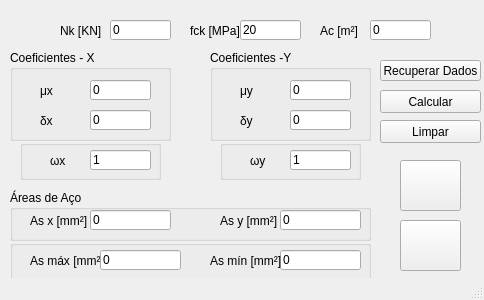
<?xml version="1.0" encoding="UTF-8"?>
<ui version="4.0">
 <class>MainWindow</class>
 <widget class="QMainWindow" name="MainWindow">
  <property name="geometry">
   <rect>
    <x>0</x>
    <y>0</y>
    <width>484</width>
    <height>300</height>
   </rect>
  </property>
  <property name="windowTitle">
   <string>MainWindow</string>
  </property>
  <widget class="QWidget" name="centralwidget">
   <widget class="QGroupBox" name="groupBox">
    <property name="geometry">
     <rect>
      <x>10</x>
      <y>50</y>
      <width>161</width>
      <height>91</height>
     </rect>
    </property>
    <property name="title">
     <string>Coeficientes - X</string>
    </property>
    <widget class="QLabel" name="label_2">
     <property name="geometry">
      <rect>
       <x>30</x>
       <y>30</y>
       <width>21</width>
       <height>21</height>
      </rect>
     </property>
     <property name="text">
      <string>μx</string>
     </property>
    </widget>
    <widget class="QLineEdit" name="lineEdit_2">
     <property name="geometry">
      <rect>
       <x>80</x>
       <y>30</y>
       <width>61</width>
       <height>20</height>
      </rect>
     </property>
     <property name="text">
      <string>0</string>
     </property>
    </widget>
    <widget class="QLabel" name="label_3">
     <property name="geometry">
      <rect>
       <x>30</x>
       <y>60</y>
       <width>31</width>
       <height>21</height>
      </rect>
     </property>
     <property name="text">
      <string>δx</string>
     </property>
    </widget>
    <widget class="QLineEdit" name="lineEdit_3">
     <property name="geometry">
      <rect>
       <x>80</x>
       <y>60</y>
       <width>61</width>
       <height>20</height>
      </rect>
     </property>
     <property name="text">
      <string>0</string>
     </property>
    </widget>
   </widget>
   <widget class="QGroupBox" name="groupBox_2">
    <property name="geometry">
     <rect>
      <x>20</x>
      <y>140</y>
      <width>141</width>
      <height>40</height>
     </rect>
    </property>
    <property name="title">
     <string/>
    </property>
    <widget class="QLineEdit" name="lineEdit_4">
     <property name="geometry">
      <rect>
       <x>70</x>
       <y>10</y>
       <width>61</width>
       <height>20</height>
      </rect>
     </property>
     <property name="text">
      <string>1</string>
     </property>
    </widget>
    <widget class="QLabel" name="label_4">
     <property name="geometry">
      <rect>
       <x>30</x>
       <y>10</y>
       <width>31</width>
       <height>21</height>
      </rect>
     </property>
     <property name="text">
      <string>ωx</string>
     </property>
    </widget>
   </widget>
   <widget class="QGroupBox" name="groupBox_3">
    <property name="geometry">
     <rect>
      <x>210</x>
      <y>50</y>
      <width>161</width>
      <height>91</height>
     </rect>
    </property>
    <property name="title">
     <string>Coeficientes -Y</string>
    </property>
    <widget class="QLabel" name="label_5">
     <property name="geometry">
      <rect>
       <x>30</x>
       <y>30</y>
       <width>21</width>
       <height>21</height>
      </rect>
     </property>
     <property name="text">
      <string>μy</string>
     </property>
    </widget>
    <widget class="QLineEdit" name="lineEdit_5">
     <property name="geometry">
      <rect>
       <x>80</x>
       <y>30</y>
       <width>61</width>
       <height>20</height>
      </rect>
     </property>
     <property name="text">
      <string>0</string>
     </property>
    </widget>
    <widget class="QLabel" name="label_6">
     <property name="geometry">
      <rect>
       <x>30</x>
       <y>60</y>
       <width>21</width>
       <height>21</height>
      </rect>
     </property>
     <property name="text">
      <string>δy</string>
     </property>
    </widget>
    <widget class="QLineEdit" name="lineEdit_6">
     <property name="geometry">
      <rect>
       <x>80</x>
       <y>60</y>
       <width>61</width>
       <height>20</height>
      </rect>
     </property>
     <property name="text">
      <string>0</string>
     </property>
    </widget>
   </widget>
   <widget class="QGroupBox" name="groupBox_4">
    <property name="geometry">
     <rect>
      <x>220</x>
      <y>140</y>
      <width>141</width>
      <height>40</height>
     </rect>
    </property>
    <property name="title">
     <string/>
    </property>
    <widget class="QLineEdit" name="lineEdit_7">
     <property name="geometry">
      <rect>
       <x>70</x>
       <y>10</y>
       <width>61</width>
       <height>20</height>
      </rect>
     </property>
     <property name="text">
      <string>1</string>
     </property>
    </widget>
    <widget class="QLabel" name="label_7">
     <property name="geometry">
      <rect>
       <x>30</x>
       <y>10</y>
       <width>31</width>
       <height>21</height>
      </rect>
     </property>
     <property name="text">
      <string>ωy</string>
     </property>
    </widget>
   </widget>
   <widget class="QPushButton" name="pushButton">
    <property name="geometry">
     <rect>
      <x>380</x>
      <y>60</y>
      <width>101</width>
      <height>21</height>
     </rect>
    </property>
    <property name="text">
     <string>Recuperar Dados</string>
    </property>
   </widget>
   <widget class="QPushButton" name="pushButton_2">
    <property name="geometry">
     <rect>
      <x>380</x>
      <y>90</y>
      <width>101</width>
      <height>23</height>
     </rect>
    </property>
    <property name="text">
     <string>Calcular</string>
    </property>
   </widget>
   <widget class="QGroupBox" name="groupBox_5">
    <property name="geometry">
     <rect>
      <x>10</x>
      <y>190</y>
      <width>361</width>
      <height>51</height>
     </rect>
    </property>
    <property name="title">
     <string>Áreas de Aço</string>
    </property>
    <widget class="QLabel" name="label_8">
     <property name="geometry">
      <rect>
       <x>20</x>
       <y>20</y>
       <width>61</width>
       <height>21</height>
      </rect>
     </property>
     <property name="text">
      <string>As x [mm²]</string>
     </property>
    </widget>
    <widget class="QLineEdit" name="lineEdit_8">
     <property name="geometry">
      <rect>
       <x>80</x>
       <y>20</y>
       <width>81</width>
       <height>20</height>
      </rect>
     </property>
     <property name="text">
      <string>0</string>
     </property>
    </widget>
    <widget class="QLabel" name="label_9">
     <property name="geometry">
      <rect>
       <x>210</x>
       <y>20</y>
       <width>61</width>
       <height>21</height>
      </rect>
     </property>
     <property name="text">
      <string>As y [mm²]</string>
     </property>
    </widget>
    <widget class="QLineEdit" name="lineEdit_9">
     <property name="geometry">
      <rect>
       <x>270</x>
       <y>20</y>
       <width>81</width>
       <height>20</height>
      </rect>
     </property>
     <property name="text">
      <string>0</string>
     </property>
    </widget>
   </widget>
   <widget class="QPushButton" name="pushButton_3">
    <property name="geometry">
     <rect>
      <x>380</x>
      <y>120</y>
      <width>101</width>
      <height>23</height>
     </rect>
    </property>
    <property name="text">
     <string>Limpar</string>
    </property>
   </widget>
   <widget class="QPushButton" name="pushButton_4">
    <property name="geometry">
     <rect>
      <x>400</x>
      <y>160</y>
      <width>61</width>
      <height>51</height>
     </rect>
    </property>
    <property name="text">
     <string/>
    </property>
   </widget>
   <widget class="QPushButton" name="pushButton_5">
    <property name="geometry">
     <rect>
      <x>400</x>
      <y>220</y>
      <width>61</width>
      <height>51</height>
     </rect>
    </property>
    <property name="text">
     <string/>
    </property>
   </widget>
   <widget class="QGroupBox" name="groupBox_6">
    <property name="geometry">
     <rect>
      <x>10</x>
      <y>240</y>
      <width>361</width>
      <height>41</height>
     </rect>
    </property>
    <property name="title">
     <string/>
    </property>
    <widget class="QLabel" name="label_11">
     <property name="geometry">
      <rect>
       <x>20</x>
       <y>10</y>
       <width>71</width>
       <height>21</height>
      </rect>
     </property>
     <property name="text">
      <string>As máx [mm²]</string>
     </property>
    </widget>
    <widget class="QLineEdit" name="lineEdit_10">
     <property name="geometry">
      <rect>
       <x>90</x>
       <y>10</y>
       <width>81</width>
       <height>20</height>
      </rect>
     </property>
     <property name="text">
      <string>0</string>
     </property>
    </widget>
    <widget class="QLineEdit" name="lineEdit_11">
     <property name="geometry">
      <rect>
       <x>270</x>
       <y>10</y>
       <width>81</width>
       <height>20</height>
      </rect>
     </property>
     <property name="text">
      <string>0</string>
     </property>
    </widget>
    <widget class="QLabel" name="label_12">
     <property name="geometry">
      <rect>
       <x>200</x>
       <y>10</y>
       <width>71</width>
       <height>21</height>
      </rect>
     </property>
     <property name="text">
      <string>As mín [mm²]</string>
     </property>
    </widget>
   </widget>
   <widget class="QLineEdit" name="lineEdit_12">
    <property name="geometry">
     <rect>
      <x>240</x>
      <y>20</y>
      <width>61</width>
      <height>20</height>
     </rect>
    </property>
    <property name="text">
     <string>20</string>
    </property>
   </widget>
   <widget class="QLabel" name="label_13">
    <property name="geometry">
     <rect>
      <x>190</x>
      <y>20</y>
      <width>51</width>
      <height>21</height>
     </rect>
    </property>
    <property name="text">
     <string>fck [MPa]</string>
    </property>
   </widget>
   <widget class="QLineEdit" name="lineEdit_13">
    <property name="geometry">
     <rect>
      <x>370</x>
      <y>20</y>
      <width>61</width>
      <height>20</height>
     </rect>
    </property>
    <property name="text">
     <string>0</string>
    </property>
   </widget>
   <widget class="QLabel" name="label_14">
    <property name="geometry">
     <rect>
      <x>320</x>
      <y>20</y>
      <width>51</width>
      <height>21</height>
     </rect>
    </property>
    <property name="text">
     <string>Ac [m²]</string>
    </property>
   </widget>
   <widget class="QLineEdit" name="lineEdit_14">
    <property name="geometry">
     <rect>
      <x>110</x>
      <y>20</y>
      <width>61</width>
      <height>20</height>
     </rect>
    </property>
    <property name="text">
     <string>0</string>
    </property>
   </widget>
   <widget class="QLabel" name="label_15">
    <property name="geometry">
     <rect>
      <x>60</x>
      <y>20</y>
      <width>51</width>
      <height>21</height>
     </rect>
    </property>
    <property name="text">
     <string>Nk [KN]</string>
    </property>
   </widget>
  </widget>
  <widget class="QMenuBar" name="menubar">
   <property name="geometry">
    <rect>
     <x>0</x>
     <y>0</y>
     <width>484</width>
     <height>21</height>
    </rect>
   </property>
  </widget>
  <widget class="QStatusBar" name="statusbar"/>
 </widget>
 <resources/>
 <connections/>
</ui>
